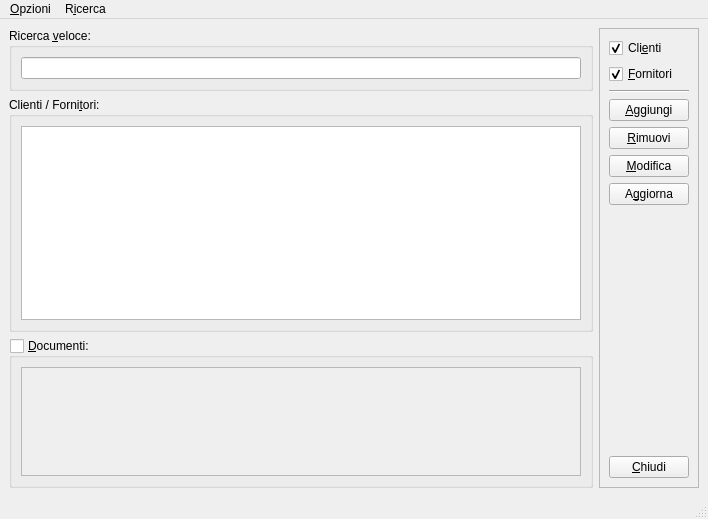
<?xml version="1.0" encoding="UTF-8"?>
<ui version="4.0">
 <class>AnagraficaWindow</class>
 <widget class="QMainWindow" name="AnagraficaWindow">
  <property name="geometry">
   <rect>
    <x>0</x>
    <y>0</y>
    <width>708</width>
    <height>519</height>
   </rect>
  </property>
  <property name="windowTitle">
   <string>Anagrafica Clienti Fornitori</string>
  </property>
  <widget class="QWidget" name="centralwidget">
   <layout class="QHBoxLayout" name="horizontalLayout_4">
    <item>
     <layout class="QVBoxLayout" name="verticalLayout" stretch="0,1,0">
      <item>
       <widget class="QGroupBox" name="groupBox">
        <property name="title">
         <string>Ricerca &amp;veloce:</string>
        </property>
        <layout class="QHBoxLayout" name="horizontalLayout">
         <item>
          <widget class="QLineEdit" name="searchLineEdit"/>
         </item>
        </layout>
       </widget>
      </item>
      <item>
       <widget class="QGroupBox" name="groupBox_2">
        <property name="sizePolicy">
         <sizepolicy hsizetype="Preferred" vsizetype="Preferred">
          <horstretch>0</horstretch>
          <verstretch>0</verstretch>
         </sizepolicy>
        </property>
        <property name="title">
         <string>Clienti / Forni&amp;tori:</string>
        </property>
        <layout class="QHBoxLayout" name="horizontalLayout_2">
         <item>
          <widget class="QTableView" name="anagraficaView">
           <property name="editTriggers">
            <set>QAbstractItemView::NoEditTriggers</set>
           </property>
           <property name="tabKeyNavigation">
            <bool>false</bool>
           </property>
           <property name="showDropIndicator" stdset="0">
            <bool>true</bool>
           </property>
           <property name="alternatingRowColors">
            <bool>true</bool>
           </property>
           <property name="selectionMode">
            <enum>QAbstractItemView::SingleSelection</enum>
           </property>
           <property name="selectionBehavior">
            <enum>QAbstractItemView::SelectRows</enum>
           </property>
          </widget>
         </item>
        </layout>
       </widget>
      </item>
      <item>
       <widget class="QGroupBox" name="groupBox_3">
        <property name="sizePolicy">
         <sizepolicy hsizetype="Preferred" vsizetype="Preferred">
          <horstretch>0</horstretch>
          <verstretch>0</verstretch>
         </sizepolicy>
        </property>
        <property name="maximumSize">
         <size>
          <width>16777215</width>
          <height>150</height>
         </size>
        </property>
        <property name="title">
         <string>&amp;Documenti:</string>
        </property>
        <property name="checkable">
         <bool>true</bool>
        </property>
        <property name="checked">
         <bool>false</bool>
        </property>
        <layout class="QHBoxLayout" name="horizontalLayout_3">
         <item>
          <widget class="QTableView" name="docView">
           <property name="sizePolicy">
            <sizepolicy hsizetype="Expanding" vsizetype="Expanding">
             <horstretch>0</horstretch>
             <verstretch>0</verstretch>
            </sizepolicy>
           </property>
           <property name="maximumSize">
            <size>
             <width>16777215</width>
             <height>150</height>
            </size>
           </property>
          </widget>
         </item>
        </layout>
       </widget>
      </item>
     </layout>
    </item>
    <item>
     <layout class="QVBoxLayout" name="verticalLayout_4">
      <item>
       <widget class="QFrame" name="frame">
        <property name="frameShape">
         <enum>QFrame::StyledPanel</enum>
        </property>
        <property name="frameShadow">
         <enum>QFrame::Plain</enum>
        </property>
        <layout class="QVBoxLayout" name="verticalLayout_2">
         <item>
          <widget class="QCheckBox" name="clientiCheckBox">
           <property name="text">
            <string>Cli&amp;enti</string>
           </property>
           <property name="checked">
            <bool>true</bool>
           </property>
          </widget>
         </item>
         <item>
          <widget class="QCheckBox" name="fornitoriCheckBox">
           <property name="text">
            <string>&amp;Fornitori</string>
           </property>
           <property name="checked">
            <bool>true</bool>
           </property>
          </widget>
         </item>
         <item>
          <widget class="Line" name="line">
           <property name="orientation">
            <enum>Qt::Horizontal</enum>
           </property>
          </widget>
         </item>
         <item>
          <widget class="QPushButton" name="addButton">
           <property name="text">
            <string>&amp;Aggiungi</string>
           </property>
           <property name="autoDefault">
            <bool>false</bool>
           </property>
           <property name="default">
            <bool>false</bool>
           </property>
          </widget>
         </item>
         <item>
          <widget class="QPushButton" name="removeButton">
           <property name="text">
            <string>&amp;Rimuovi</string>
           </property>
          </widget>
         </item>
         <item>
          <widget class="QPushButton" name="updateButton">
           <property name="text">
            <string>&amp;Modifica</string>
           </property>
          </widget>
         </item>
         <item>
          <widget class="QPushButton" name="refreshButton">
           <property name="text">
            <string>A&amp;ggiorna</string>
           </property>
          </widget>
         </item>
         <item>
          <spacer name="verticalSpacer">
           <property name="orientation">
            <enum>Qt::Vertical</enum>
           </property>
           <property name="sizeHint" stdset="0">
            <size>
             <width>20</width>
             <height>165</height>
            </size>
           </property>
          </spacer>
         </item>
         <item>
          <widget class="QPushButton" name="closeButton">
           <property name="text">
            <string>&amp;Chiudi</string>
           </property>
          </widget>
         </item>
        </layout>
       </widget>
      </item>
     </layout>
    </item>
   </layout>
  </widget>
  <widget class="QMenuBar" name="menubar">
   <property name="geometry">
    <rect>
     <x>0</x>
     <y>0</y>
     <width>708</width>
     <height>27</height>
    </rect>
   </property>
   <widget class="QMenu" name="menuOpzioni">
    <property name="tearOffEnabled">
     <bool>false</bool>
    </property>
    <property name="title">
     <string>&amp;Opzioni</string>
    </property>
    <addaction name="actionConfigura"/>
   </widget>
   <widget class="QMenu" name="menuRicerca">
    <property name="title">
     <string>R&amp;icerca</string>
    </property>
    <widget class="QMenu" name="menuRicerca_veloce">
     <property name="title">
      <string>Ricerca per</string>
     </property>
     <addaction name="actionRagioneSociale"/>
     <addaction name="actionCognome"/>
     <addaction name="actionPartitaIVA"/>
     <addaction name="actionCodiceFiscale"/>
    </widget>
    <addaction name="menuRicerca_veloce"/>
   </widget>
   <addaction name="menuOpzioni"/>
   <addaction name="menuRicerca"/>
  </widget>
  <widget class="QStatusBar" name="statusbar"/>
  <action name="actionConfigura">
   <property name="text">
    <string>&amp;Configura...</string>
   </property>
  </action>
  <action name="actionRagioneSociale">
   <property name="checkable">
    <bool>true</bool>
   </property>
   <property name="checked">
    <bool>true</bool>
   </property>
   <property name="text">
    <string>Ragione Sociale</string>
   </property>
   <property name="toolTip">
    <string>ricerca per Ragione Sociale</string>
   </property>
  </action>
  <action name="actionNome">
   <property name="checkable">
    <bool>true</bool>
   </property>
   <property name="text">
    <string>Nome</string>
   </property>
   <property name="toolTip">
    <string>ricerca per Nome</string>
   </property>
  </action>
  <action name="actionCognome">
   <property name="checkable">
    <bool>true</bool>
   </property>
   <property name="text">
    <string>Cognome</string>
   </property>
   <property name="toolTip">
    <string>ricerca per Cognome</string>
   </property>
  </action>
  <action name="actionPartitaIVA">
   <property name="checkable">
    <bool>true</bool>
   </property>
   <property name="text">
    <string>Partita IVA</string>
   </property>
   <property name="toolTip">
    <string>ricerca per Partita IVA</string>
   </property>
  </action>
  <action name="actionCodiceFiscale">
   <property name="checkable">
    <bool>true</bool>
   </property>
   <property name="text">
    <string>Codice Fiscale</string>
   </property>
   <property name="toolTip">
    <string>ricerca per Codice Fiscale</string>
   </property>
  </action>
  <action name="actionU">
   <property name="text">
    <string>u</string>
   </property>
  </action>
 </widget>
 <resources/>
 <connections>
  <connection>
   <sender>addButton</sender>
   <signal>clicked()</signal>
   <receiver>AnagraficaWindow</receiver>
   <slot>addRecord()</slot>
   <hints>
    <hint type="sourcelabel">
     <x>651</x>
     <y>123</y>
    </hint>
    <hint type="destinationlabel">
     <x>320</x>
     <y>100</y>
    </hint>
   </hints>
  </connection>
  <connection>
   <sender>updateButton</sender>
   <signal>clicked()</signal>
   <receiver>AnagraficaWindow</receiver>
   <slot>updateRecord()</slot>
   <hints>
    <hint type="sourcelabel">
     <x>616</x>
     <y>156</y>
    </hint>
    <hint type="destinationlabel">
     <x>592</x>
     <y>148</y>
    </hint>
   </hints>
  </connection>
  <connection>
   <sender>removeButton</sender>
   <signal>clicked()</signal>
   <receiver>AnagraficaWindow</receiver>
   <slot>removeRecord()</slot>
   <hints>
    <hint type="sourcelabel">
     <x>609</x>
     <y>185</y>
    </hint>
    <hint type="destinationlabel">
     <x>593</x>
     <y>189</y>
    </hint>
   </hints>
  </connection>
  <connection>
   <sender>closeButton</sender>
   <signal>clicked()</signal>
   <receiver>AnagraficaWindow</receiver>
   <slot>close()</slot>
   <hints>
    <hint type="sourcelabel">
     <x>641</x>
     <y>461</y>
    </hint>
    <hint type="destinationlabel">
     <x>621</x>
     <y>487</y>
    </hint>
   </hints>
  </connection>
  <connection>
   <sender>clientiCheckBox</sender>
   <signal>clicked()</signal>
   <receiver>AnagraficaWindow</receiver>
   <slot>updateViewAnagrafica()</slot>
   <hints>
    <hint type="sourcelabel">
     <x>615</x>
     <y>50</y>
    </hint>
    <hint type="destinationlabel">
     <x>595</x>
     <y>38</y>
    </hint>
   </hints>
  </connection>
  <connection>
   <sender>fornitoriCheckBox</sender>
   <signal>clicked()</signal>
   <receiver>AnagraficaWindow</receiver>
   <slot>updateViewAnagrafica()</slot>
   <hints>
    <hint type="sourcelabel">
     <x>625</x>
     <y>78</y>
    </hint>
    <hint type="destinationlabel">
     <x>594</x>
     <y>71</y>
    </hint>
   </hints>
  </connection>
  <connection>
   <sender>searchLineEdit</sender>
   <signal>returnPressed()</signal>
   <receiver>AnagraficaWindow</receiver>
   <slot>searchRecord()</slot>
   <hints>
    <hint type="sourcelabel">
     <x>249</x>
     <y>67</y>
    </hint>
    <hint type="destinationlabel">
     <x>277</x>
     <y>25</y>
    </hint>
   </hints>
  </connection>
  <connection>
   <sender>groupBox_3</sender>
   <signal>toggled(bool)</signal>
   <receiver>docView</receiver>
   <slot>setVisible(bool)</slot>
   <hints>
    <hint type="sourcelabel">
     <x>28</x>
     <y>344</y>
    </hint>
    <hint type="destinationlabel">
     <x>22</x>
     <y>403</y>
    </hint>
   </hints>
  </connection>
  <connection>
   <sender>anagraficaView</sender>
   <signal>doubleClicked(QModelIndex)</signal>
   <receiver>AnagraficaWindow</receiver>
   <slot>updateRecord()</slot>
   <hints>
    <hint type="sourcelabel">
     <x>122</x>
     <y>233</y>
    </hint>
    <hint type="destinationlabel">
     <x>595</x>
     <y>235</y>
    </hint>
   </hints>
  </connection>
  <connection>
   <sender>actionConfigura</sender>
   <signal>triggered()</signal>
   <receiver>AnagraficaWindow</receiver>
   <slot>openConfigDialog()</slot>
   <hints>
    <hint type="sourcelabel">
     <x>-1</x>
     <y>-1</y>
    </hint>
    <hint type="destinationlabel">
     <x>353</x>
     <y>259</y>
    </hint>
   </hints>
  </connection>
  <connection>
   <sender>refreshButton</sender>
   <signal>clicked()</signal>
   <receiver>AnagraficaWindow</receiver>
   <slot>updateViewAnagrafica()</slot>
   <hints>
    <hint type="sourcelabel">
     <x>646</x>
     <y>211</y>
    </hint>
    <hint type="destinationlabel">
     <x>593</x>
     <y>263</y>
    </hint>
   </hints>
  </connection>
  <connection>
   <sender>actionRagioneSociale</sender>
   <signal>changed()</signal>
   <receiver>AnagraficaWindow</receiver>
   <slot>updateStringSearch()</slot>
   <hints>
    <hint type="sourcelabel">
     <x>-1</x>
     <y>-1</y>
    </hint>
    <hint type="destinationlabel">
     <x>353</x>
     <y>259</y>
    </hint>
   </hints>
  </connection>
  <connection>
   <sender>actionCognome</sender>
   <signal>changed()</signal>
   <receiver>AnagraficaWindow</receiver>
   <slot>updateStringSearch()</slot>
   <hints>
    <hint type="sourcelabel">
     <x>-1</x>
     <y>-1</y>
    </hint>
    <hint type="destinationlabel">
     <x>353</x>
     <y>259</y>
    </hint>
   </hints>
  </connection>
  <connection>
   <sender>actionPartitaIVA</sender>
   <signal>changed()</signal>
   <receiver>AnagraficaWindow</receiver>
   <slot>updateStringSearch()</slot>
   <hints>
    <hint type="sourcelabel">
     <x>-1</x>
     <y>-1</y>
    </hint>
    <hint type="destinationlabel">
     <x>353</x>
     <y>259</y>
    </hint>
   </hints>
  </connection>
  <connection>
   <sender>actionCodiceFiscale</sender>
   <signal>changed()</signal>
   <receiver>AnagraficaWindow</receiver>
   <slot>updateStringSearch()</slot>
   <hints>
    <hint type="sourcelabel">
     <x>-1</x>
     <y>-1</y>
    </hint>
    <hint type="destinationlabel">
     <x>353</x>
     <y>259</y>
    </hint>
   </hints>
  </connection>
 </connections>
 <slots>
  <slot>addRecord()</slot>
  <slot>removeRecord()</slot>
  <slot>searchRecord()</slot>
  <slot>updateRecord()</slot>
  <slot>updateViewAnagrafica()</slot>
  <slot>openConfigDialog()</slot>
  <slot>updateStringSearch()</slot>
 </slots>
</ui>
